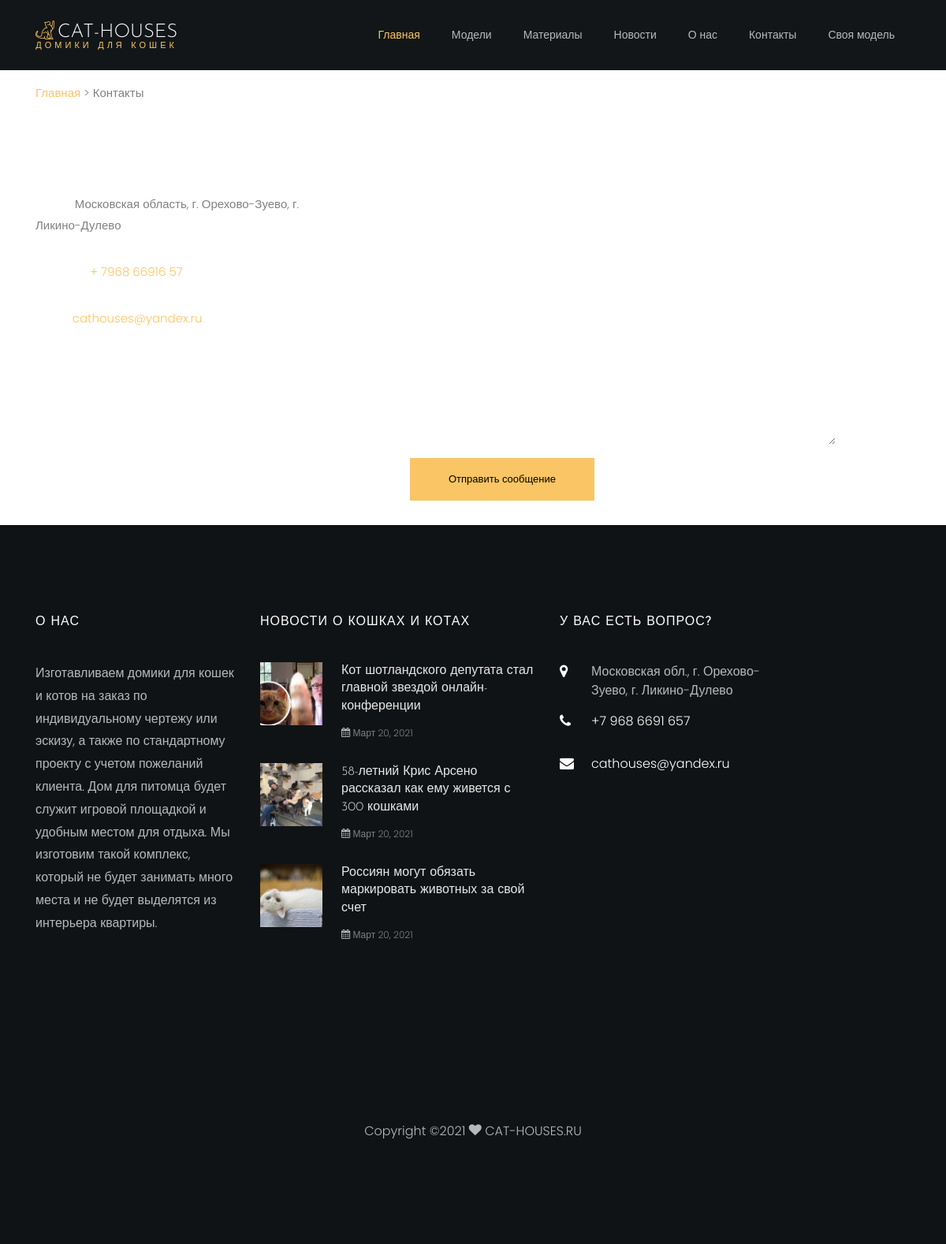
/kontakti, run on the app's committed database.
### main/models.py (models this page shows, shortened)
class News(models.Model):
    title = models.CharField('Название', max_length=250)
    poster = models.ImageField("Постер", upload_to="poster/", default='')
    miniopisanie = models.TextField('Мини описание', null=True, blank=True, default='')
    opisanie = RichTextUploadingField()
    datapublic = models.DateField("Дата публикации")
    imagenews = models.ImageField("Изображение", upload_to="poster/", default='')
    url = models.SlugField(max_length=130, unique=True)
    def get_absolute_url(self):
        return reverse("newsfull", kwargs={"slug": self.url})
    class Meta:
        verbose_name = 'Новость'
        verbose_name_plural = 'Новости'

### main/views.py (the view, shortened to what this page needs)
# urls.py: path('kontakti', views.kontakti, name="kontakti"),
def kontakti(request):
    error = ''
    form = ObratnayaForm()
    context = {
        'form': form,
        'error': error
    }
    return render(request, 'main/kontakti.html', context)

### main/forms.py
class ObratnayaForm(ModelForm):
    class Meta:
        model = Obratnaya
        fields = ["name", "telefon", "opisanie", "temaobrash"]
        widgets = {
            "name": TextInput(attrs={
                'class': 'form-control',
                'placeholder': 'Введите ваше имя',
            }),
            "telefon": TextInput(attrs={
                'class': 'form-control',
                'placeholder': 'Введите ваш номер телефона',
                'value': "+7",
            }),
            "opisanie": Textarea(attrs={
                'class': 'form-control',
                'placeholder': 'Введите описание'
            }),
            "temaobrash": TextInput(attrs={
                'class': 'form-control',
                'placeholder': 'Тема обращения'
            })
        }

### main/templatetags/news_tag.py (called while the page is built)
@register.inclusion_tag('main/tags/newsblock.html')
def get_news_tag():
    newsblockss = News.objects.order_by('-id')[:3]
    return {"newsblockss": newsblockss}

### main/templates/main/kontakti.html (shortened to what this page needs)
{% extends 'main/base.html' %}
{% block content %}
<section class="ftco-section contact-section">
	<div class="container"><a href="{% url 'home' %}">Главная</a> > Контакты</div>
      <div class="container mt-5">
        <div class="row block-9">
					<div class="col-md-4 contact-info ftco-animate">
						<div class="row">
							<div class="col-md-12 mb-4">
	              <h2 class="h4">Контактная информация</h2>
	            </div>
	            <div class="col-md-12 mb-3">
	              <p><span>Адрес:</span> Московская область, г. Орехово-Зуево, г. Ликино-Дулево</p>
	            </div>
	            <div class="col-md-12 mb-3">
	              <p><span>Телефон:</span> <a href="tel://1234567920">+ 7968 66916 57</a></p>
	            </div>
	            <div class="col-md-12 mb-3">
	              <p><span>Email:</span> <a href="mailto:info@yoursite.com">cathouses@yandex.ru</a></p>
	            </div>
						</div>
					</div>
					<div class="col-md-1"></div>
          <div class="col-md-6 ftco-animate">
            <form method="post" class="contact-form">
            	<div class="row">
            		<div class="col-md-6">
	                <div class="form-group">
	                  {{ form.name }}
	                </div>
                </div>
                <div class="col-md-6">
	                <div class="form-group">
	                  {{ form.telefon }}
	                </div>
	                </div>
              </div>
              <div class="form-group">
                {{ form.temaobrash }}
              </div>
              <div class="form-group">
                {{ form.opisanie }}
              </div>
              <div class="form-group">
                <input type="submit" value="Отправить сообщение" class="btn btn-primary py-3 px-5">
              </div>
            </form>
          </div>
        </div>
      </div>
    </section>
 {% endblock %}

### main/templates/main/tags/newsblock.html
{% for newsblock in newsblockss %}
<div class="block-21 mb-4 d-flex">
    <a href="{{ newsblock.get_absolute_url }}" class="blog-img mr-4" style="background-image: url(/media/{{ newsblock.poster }});"></a>
                <div class="text">
                  <h3 class="heading"><a href="{{ newsblock.get_absolute_url }}">{{ newsblock.title }}</a></h3>
                  <div class="meta">
                    <div><a href="{{ newsblock.get_absolute_url }}"><span class="icon-calendar"></span> {{newsblock.datapublic}}</a></div>
                  </div>
                </div>
              </div>
{% endfor %}

### main/static/main/css/icomoon.css (style rules this page uses)
[class^="icon-"], [class*=" icon-"] { font-family: 'icomoon' !important; speak: none; font-style: normal; font-weight: normal; font-variant: normal; text-transform: none; line-height: 1; -webkit-font-smoothing: antialiased; -moz-osx-font-smoothing: grayscale; }
.icon-calendar:before { content: "\f073"; }

### data on the page
News: get_absolute_url (picture), title "Кот шотландского депутата стал главной звездой онлайн-конференции", datapublic "Март 20, 2021"
News: get_absolute_url (picture), title "58-летний Крис Арсено рассказал как ему живется с 300 кошками", datapublic "Март 20, 2021"
News: get_absolute_url (picture), title "Россиян могут обязать маркировать животных за свой счет", datapublic "Март 20, 2021"
